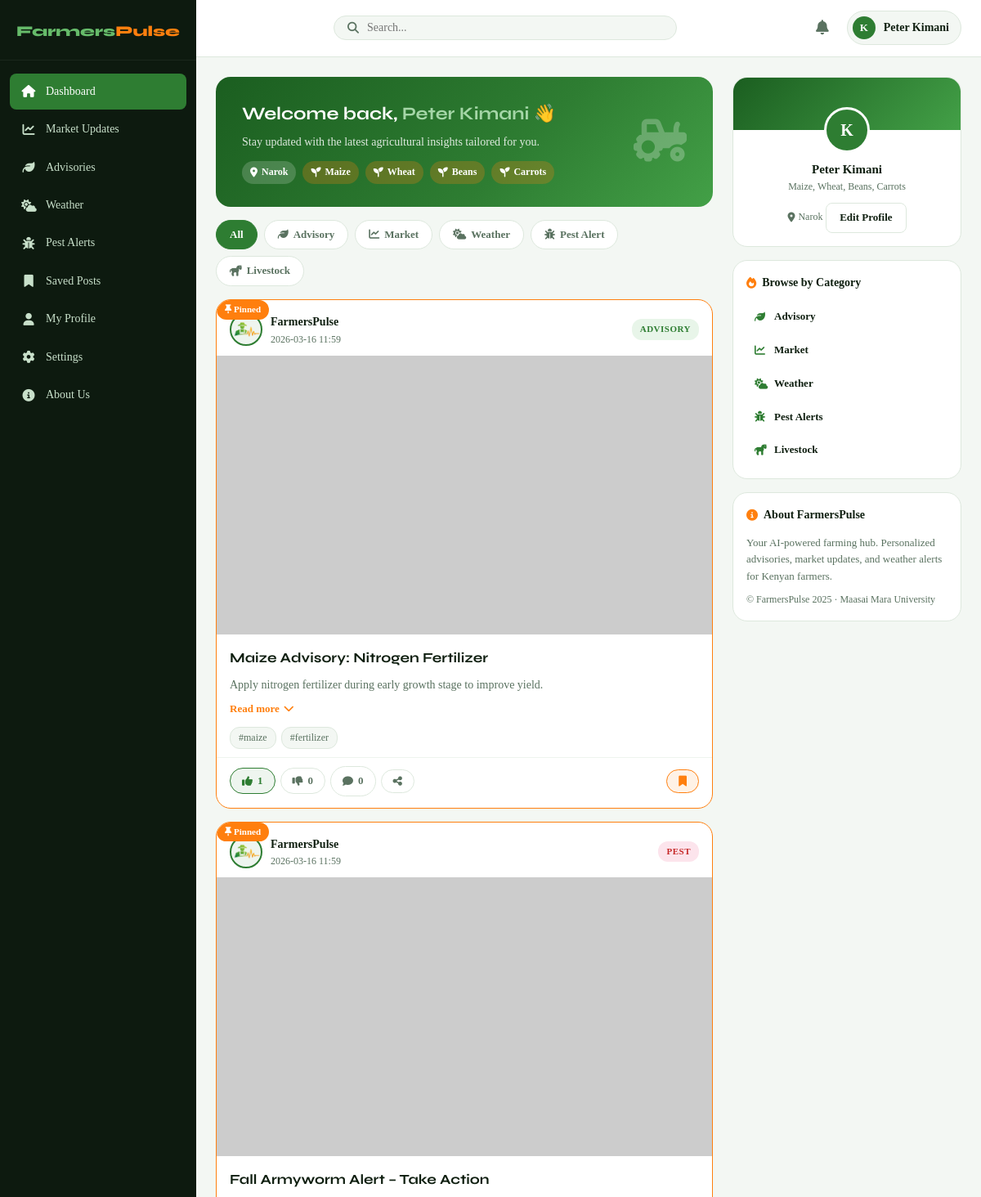
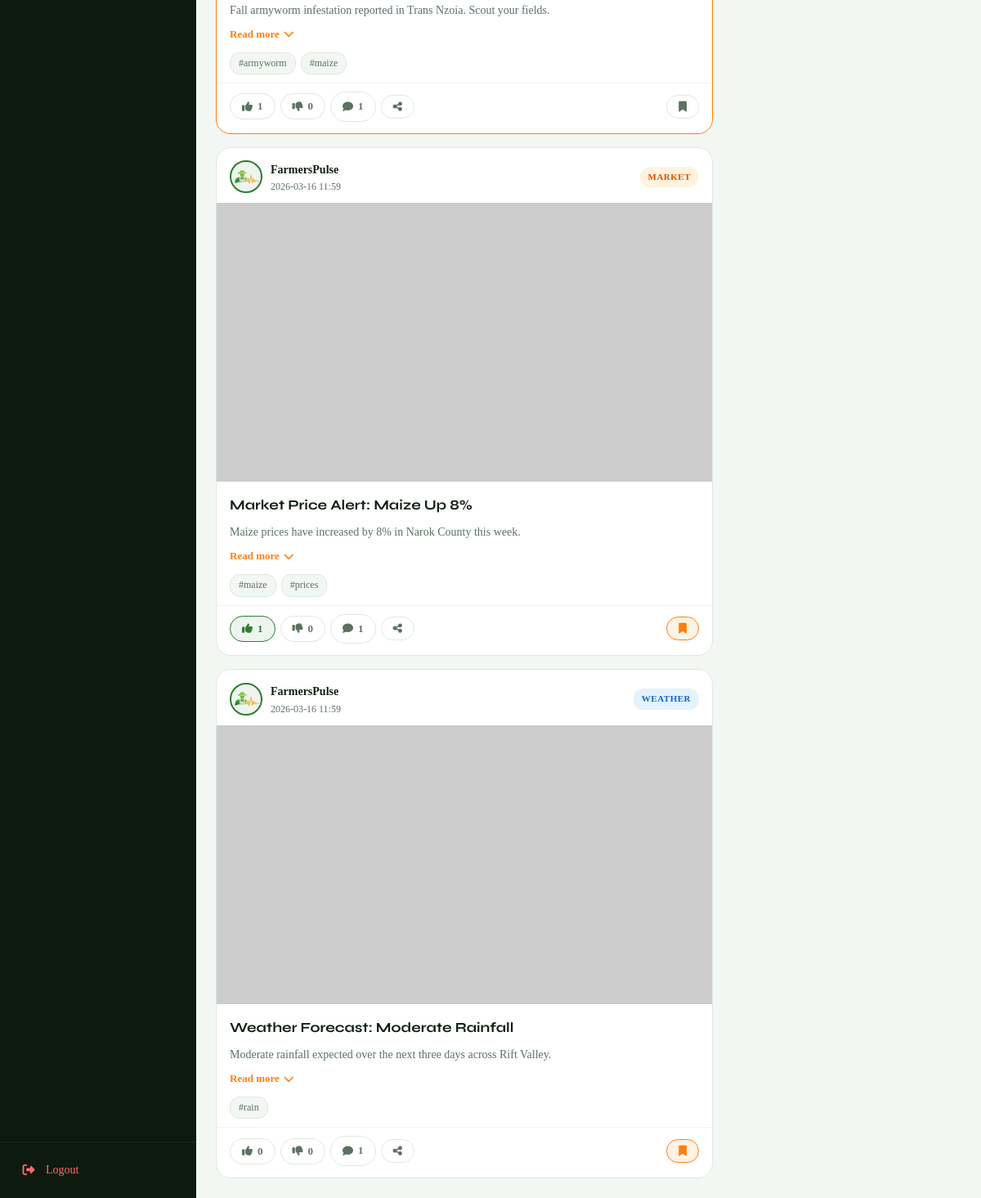
/dashboard (signed in), run on the app's committed database (2 pictures, top to bottom).
### tables this page shows
CREATE TABLE users (
        id INTEGER PRIMARY KEY AUTOINCREMENT,
        username TEXT UNIQUE NOT NULL,
        email TEXT UNIQUE NOT NULL,
        password TEXT NOT NULL,
        role TEXT DEFAULT 'farmer',
        full_name TEXT DEFAULT '',
        phone TEXT DEFAULT '',
        county TEXT DEFAULT '',
        crop_types TEXT DEFAULT '',
        farm_size TEXT DEFAULT '',
        bio TEXT DEFAULT '',
        profile_pic TEXT DEFAULT '',
        is_active INTEGER DEFAULT 1,
        is_banned INTEGER DEFAULT 0,
        ban_reason TEXT DEFAULT '',
        created_at TEXT DEFAULT (datetime('now')),
        last_login TEXT
    );

CREATE TABLE posts (
        id INTEGER PRIMARY KEY AUTOINCREMENT,
        title TEXT NOT NULL,
        short_text TEXT NOT NULL,
        full_text TEXT DEFAULT '',
        image_url TEXT DEFAULT '',
        category TEXT DEFAULT 'advisory',
        tags TEXT DEFAULT '',
        target_crops TEXT DEFAULT '',
        target_counties TEXT DEFAULT '',
        source TEXT DEFAULT 'manual',
        is_published INTEGER DEFAULT 1,
        is_pinned INTEGER DEFAULT 0,
        user_id INTEGER NOT NULL,
        created_at TEXT DEFAULT (datetime('now')),
        updated_at TEXT DEFAULT (datetime('now'))
    );

### app.py (the view, shortened to what this page needs)
@app.route("/dashboard")
@login_required
def dashboard():
    if session.get("role")=="admin": return redirect(url_for("admin_dashboard"))
    page=request.args.get("page",1,type=int); per_page=10; category=request.args.get("category",""); search=request.args.get("search",""); offset=(page-1)*per_page
    conn=get_db(); uid=session["user_id"]
    ai_log = conn.execute("SELECT post_ids_returned FROM ai_personalization_logs WHERE user_id=? ORDER BY created_at DESC LIMIT 1", (uid,)).fetchone()
    using_ai_feed = False
    if not using_ai_feed:
        where=["is_published=1"]; params=[]
        if category: where.append("category=?"); params.append(category)
        if search: where.append("(title LIKE ? OR short_text LIKE ?)"); params.extend([f"%{search}%",f"%{search}%"])
        ws=" AND ".join(where)
        total=conn.execute(f"SELECT COUNT(*) FROM posts WHERE {ws}",params).fetchone()[0]
        posts=conn.execute(f"SELECT * FROM posts WHERE {ws} ORDER BY is_pinned DESC,created_at DESC LIMIT ? OFFSET ?",params+[per_page,offset]).fetchall()
    saved_ids=[r["post_id"] for r in conn.execute("SELECT post_id FROM saved_posts WHERE user_id=?",(uid,)).fetchall()]
    liked_map={r["post_id"]:bool(r["is_like"]) for r in conn.execute("SELECT post_id,is_like FROM likes WHERE user_id=?",(uid,)).fetchall()}
    notifs=conn.execute("SELECT * FROM notifications WHERE user_id=? ORDER BY created_at DESC LIMIT 10",(uid,)).fetchall()
    def ps(pid):
        l=conn.execute("SELECT COUNT(*) FROM likes WHERE post_id=? AND is_like=1",(pid,)).fetchone()[0]
        d=conn.execute("SELECT COUNT(*) FROM likes WHERE post_id=? AND is_like=0",(pid,)).fetchone()[0]
        c=conn.execute("SELECT COUNT(*) FROM comments WHERE post_id=? AND parent_id IS NULL",(pid,)).fetchone()[0]
        return l,d,c
    posts_data=[{"post":p,"likes":ps(p["id"])[0],"dislikes":ps(p["id"])[1],"comments":ps(p["id"])[2]} for p in posts]
    conn.close(); total_pages=(total+per_page-1)//per_page
    return render_template("dashboard.html",posts_data=posts_data,saved_ids=saved_ids,liked_map=liked_map,notifs=notifs,category=category,search=search,page=page,total_pages=total_pages,total=total,using_ai_feed=using_ai_feed)

### app.py (called while the page is built)
def get_db():
    if not os.path.exists("database"):
        os.makedirs("database")
    conn = sqlite3.connect(DATABASE)
    conn.row_factory = sqlite3.Row
    conn.execute("PRAGMA foreign_keys = ON")
    return conn

def login_required(f):
    @wraps(f)
    def dec(*a,**k):
        if "user_id" not in session: return redirect(url_for("login"))
        return f(*a,**k)
    return dec

def current_user():
    if "user_id" not in session: return None
    conn=get_db(); u=conn.execute("SELECT * FROM users WHERE id=?",(session["user_id"],)).fetchone(); conn.close(); return u

@app.context_processor
def inject_globals():
    u=current_user(); unread=0; pending_ai=0; unread_feedback=0
    if u:
        conn=get_db()
        unread=conn.execute("SELECT COUNT(*) FROM notifications WHERE user_id=? AND is_read=0",(u["id"],)).fetchone()[0]
        if u["role"]=="admin":
            pending_ai=conn.execute("SELECT COUNT(*) FROM posts WHERE is_published=0 AND source='ai_model'").fetchone()[0]
            unread_feedback=conn.execute("SELECT COUNT(*) FROM feedback WHERE status='unread'").fetchone()[0]
        conn.close()
    return dict(current_user=u,unread_count=unread,pending_ai_count=pending_ai,unread_feedback=unread_feedback)

### templates/dashboard.html (shortened to what this page needs)
{% extends "base.html" %}
{% block body_class %}farmer-body{% endblock %}
{% block content %}
<div class="fp-layout">
  <aside class="fp-sidebar" id="sidebar">
    <div class="sidebar-logo">
      <span class="logo-green">Farmers</span><span class="logo-orange">Pulse</span>
    </div>
    <nav class="sidebar-nav">
      <a href="{{ url_for('dashboard') }}"
        class="nav-item {% if not request.args.get('category') and request.endpoint=='dashboard' %}active{% endif %}"><i
          class="fas fa-home"></i><span>Dashboard</span></a>
      <a href="{{ url_for('dashboard', category='market') }}"
        class="nav-item {% if request.args.get('category')=='market' %}active{% endif %}"><i
          class="fas fa-chart-line"></i><span>Market Updates</span></a>
      <a href="{{ url_for('dashboard', category='advisory') }}"
        class="nav-item {% if request.args.get('category')=='advisory' %}active{% endif %}"><i
          class="fas fa-leaf"></i><span>Advisories</span></a>
      <a href="{{ url_for('dashboard', category='weather') }}"
        class="nav-item {% if request.args.get('category')=='weather' %}active{% endif %}"><i
          class="fas fa-cloud-sun"></i><span>Weather</span></a>
      <a href="{{ url_for('dashboard', category='pest') }}"
        class="nav-item {% if request.args.get('category')=='pest' %}active{% endif %}"><i
          class="fas fa-bug"></i><span>Pest Alerts</span></a>
      <a href="{{ url_for('saved_posts') }}"
        class="nav-item {% if request.endpoint=='saved_posts' %}active{% endif %}"><i
          class="fas fa-bookmark"></i><span>Saved Posts</span></a>
      <a href="{{ url_for('profile', user_id=current_user.id) }}" class="nav-item"><i class="fas fa-user"></i><span>My
          Profile</span></a>
      <a href="{{ url_for('edit_profile') }}"
        class="nav-item {% if request.endpoint=='edit_profile' %}active{% endif %}"><i
          class="fas fa-cog"></i><span>Settings</span></a>
      <a href="{{ url_for('about') }}"
        class="nav-item {% if request.endpoint in ['about','feedback'] %}active{% endif %}"><i
          class="fas fa-circle-info"></i><span>About Us</span></a>
    </nav>
    <div class="sidebar-footer">
      <a href="{{ url_for('logout') }}" class="nav-item logout-item"><i
          class="fas fa-sign-out-alt"></i><span>Logout</span></a>
    </div>
  </aside>
  <div class="fp-main">
    <header class="fp-topnav">
      <div class="topnav-left">
        <form class="search-form" method="GET" action="{{ url_for('dashboard') }}">
          <i class="fas fa-search"></i>
          <input type="text" name="search" placeholder="Search..." value="{{ search }}">
        </form>
      </div>
      <div class="topnav-right">
        <div class="notif-btn" id="notifBtn">
          <i class="fas fa-bell"></i>
        </div>
        <a href="{{ url_for('profile', user_id=current_user.id) }}" class="user-chip">
          {% if current_user['profile_pic'] %}<img
            src="{{ url_for('static', filename='uploads/' + current_user['profile_pic']) }}" alt="">{% else %}<div
            class="avatar-initials">{{ current_user['username'][0].upper() }}</div>{% endif %}
          <span>{{ current_user['full_name'] or current_user['username'] }}</span>
        </a>
      </div>
    </header>
    <div class="fp-content">
      <div class="feed-column">
        <div class="welcome-card">
          <div>
            <h2>Welcome back, <span>{{ current_user['full_name'] or current_user['username'] }}</span> 👋</h2>
            <p>Stay updated with the latest agricultural insights tailored for you.</p>
            {% if current_user['county'] or current_user['crop_types'] %}
            <div class="profile-tags">
              {% if current_user['county'] %}<span class="tag"><i class="fas fa-map-marker-alt"></i> {{
                current_user['county'] }}</span>{% endif %}
              {% for crop in (current_user['crop_types'] or '').split(',') %}{% if crop.strip() %}<span
                class="tag tag-crop"><i class="fas fa-seedling"></i> {{ crop.strip() }}</span>{% endif %}{% endfor %}
            </div>
            {% endif %}
          </div>
          <div class="welcome-icon"><i class="fas fa-tractor"></i></div>
        </div>
        <div class="category-filters">
          <a href="{{ url_for('dashboard') }}" class="filter-btn {% if not category %}active{% endif %}">All</a>
          <a href="{{ url_for('dashboard', category='advisory') }}"
            class="filter-btn {% if category=='advisory' %}active{% endif %}"><i class="fas fa-leaf"></i> Advisory</a>
          <a href="{{ url_for('dashboard', category='market') }}"
            class="filter-btn {% if category=='market' %}active{% endif %}"><i class="fas fa-chart-line"></i> Market</a>
          <a href="{{ url_for('dashboard', category='weather') }}"
            class="filter-btn {% if category=='weather' %}active{% endif %}"><i class="fas fa-cloud-sun"></i>
            Weather</a>
          <a href="{{ url_for('dashboard', category='pest') }}"
            class="filter-btn {% if category=='pest' %}active{% endif %}"><i class="fas fa-bug"></i> Pest Alert</a>
          <a href="{{ url_for('dashboard', category='livestock') }}"
            class="filter-btn {% if category=='livestock' %}active{% endif %}"><i class="fas fa-horse"></i>
            Livestock</a>
        </div>
        {% for item in posts_data %}
        {% set p = item.post %}
        <article class="post-card {% if p['is_pinned'] %}post-pinned{% endif %}" data-post-id="{{ p['id'] }}">
          {% if p['is_pinned'] %}<div class="pin-badge"><i class="fas fa-thumbtack"></i> Pinned</div>{% endif %}
          <div class="post-meta">
            <div class="post-author">
              <div class="avatar-sm">
                <img src="/static/images/FarmersPulse_logo.png" alt="FarmersPulse Logo">
              </div>
              <div><strong>FarmersPulse</strong><span>{{ p['created_at'][:16] }}</span></div>
            </div>
            <span class="post-category cat-{{ p['category'] or 'general' }}">{{ p['category'] or 'General' }}</span>
          </div>
          {% if p['image_url'] %}
          <a href="{{ url_for('post_detail', post_id=p['id']) }}"><img src="{{ p['image_url'] }}" alt="{{ p['title'] }}"
              class="post-image" loading="lazy"></a>
          {% endif %}
          <div class="post-body">
            <h3 class="post-title"><a href="{{ url_for('post_detail', post_id=p['id']) }}">{{ p['title'] }}</a></h3>
            <div class="post-text">
              <p class="short-text">{{ p['short_text'] }}</p>
              {% if p['full_text'] %}
              <button class="read-more-btn" onclick="toggleReadMore(this)">Read more <i
                  class="fas fa-chevron-down"></i></button>
              {% endif %}
            </div>
            {% if p['tags'] %}
            <div class="post-tags">{% for tag in p['tags'].split(',') %}{% if tag.strip() %}<span class="post-tag">#{{
                tag.strip() }}</span>{% endif %}{% endfor %}</div>
            {% endif %}
          </div>
          <div class="post-actions-bar">
            <div class="post-actions-left">
              <button class="action-btn like-btn {% if liked_map.get(p['id']) == true %}active{% endif %}"
                onclick="reactPost({{ p['id'] }}, true, this)">
                <i class="fas fa-thumbs-up"></i><span class="like-count">{{ item.likes }}</span>
              </button>
              <button class="action-btn dislike-btn {% if liked_map.get(p['id']) == false %}active-dislike{% endif %}"
                onclick="reactPost({{ p['id'] }}, false, this)">
                <i class="fas fa-thumbs-down"></i><span class="dislike-count">{{ item.dislikes }}</span>
              </button>
              <a href="{{ url_for('post_detail', post_id=p['id']) }}#comments" class="action-btn"><i
                  class="fas fa-comment"></i><span>{{ item.comments }}</span></a>
              <button class="action-btn" onclick="sharePost({{ p['id'] }}, '{{ p['title']|e }}')"><i
                  class="fas fa-share-nodes"></i></button>
            </div>
            <button class="action-btn save-btn {% if p['id'] in saved_ids %}saved{% endif %}"
              onclick="savePost({{ p['id'] }}, this)">
              <i class="fas fa-bookmark"></i>
            </button>
          </div>
        </article>
        {% else %}
        <div class="empty-state"><i class="fas fa-newspaper"></i>
          <h3>No posts found</h3>
          <p>Check back soon for new farming updates.</p>
        </div>
        {% endfor %}
      </div>
      <aside class="right-panel">
        <div class="profile-card-widget">
          <div class="profile-card-cover"></div>
          <div class="profile-card-info">
            {% if current_user['profile_pic'] %}
            <img src="{{ url_for('static', filename='uploads/' + current_user['profile_pic']) }}" alt=""
              class="profile-avatar-lg">
            {% else %}
            <div class="profile-avatar-lg avatar-fallback">{{ current_user['username'][0].upper() }}</div>
            {% endif %}
            <h4>{{ current_user['full_name'] or current_user['username'] }}</h4>
            <p>{{ current_user['crop_types'] or 'Farmer' }}</p>
            {% if current_user['county'] %}<p class="county-tag"><i class="fas fa-map-marker-alt"></i> {{
              current_user['county'] }}</p>{% endif %}
            <a href="{{ url_for('edit_profile') }}" class="btn-outline-sm" style="margin-top:10px;">Edit Profile</a>
          </div>
        </div>
        <div class="widget-card">
          <h4 class="widget-title"><i class="fas fa-fire"></i> Browse by Category</h4>
          <div class="trending-list">
            <a href="{{ url_for('dashboard', category='advisory') }}" class="trend-item"><i class="fas fa-leaf"></i>
              Advisory</a>
            <a href="{{ url_for('dashboard', category='market') }}" class="trend-item"><i class="fas fa-chart-line"></i>
              Market</a>
            <a href="{{ url_for('dashboard', category='weather') }}" class="trend-item"><i class="fas fa-cloud-sun"></i>
              Weather</a>
            <a href="{{ url_for('dashboard', category='pest') }}" class="trend-item"><i class="fas fa-bug"></i> Pest
              Alerts</a>
            <a href="{{ url_for('dashboard', category='livestock') }}" class="trend-item"><i class="fas fa-horse"></i>
              Livestock</a>
          </div>
        </div>
        <div class="widget-card">
          <h4 class="widget-title"><i class="fas fa-info-circle"></i> About FarmersPulse</h4>
          <p class="widget-text">Your AI-powered farming hub. Personalized advisories, market updates, and weather
            alerts for Kenyan farmers.</p>
          <p class="widget-text" style="margin-top:8px;font-size:12px;color:var(--text-muted);">© FarmersPulse 2025 ·
            Maasai Mara University</p>
        </div>
      </aside>
    </div>
  </div>
</div>
{% endblock %}

### templates/base.html (shortened to what this page needs)
<!DOCTYPE html>
<html lang="en">
<head>
  <link rel="stylesheet" href="https://cdnjs.cloudflare.com/ajax/libs/font-awesome/6.5.1/css/all.min.css">
  <link rel="stylesheet" href="{{ url_for('static', filename='css/main.css') }}">
</head>
<body class="{% block body_class %}{% endblock %}">
  {% block content %}{% endblock %}
</body>
</html>

### data on the page
users: username "K", full_name "Peter Kimani", county "Narok", crop_types "Maize, Wheat, Beans, Carrots"
posts: is_pinned 1 (drawn), created_at "2026-03-16 11:59", category "ADVISORY", title "Maize Advisory: Nitrogen Fertilizer", short_text "Apply nitrogen fertilizer during early growth stage to improve yield."
posts: is_pinned 1 (drawn), created_at "2026-03-16 11:59", category "PEST", title "Fall Armyworm Alert – Take Action", short_text "Fall armyworm infestation reported in Trans Nzoia. Scout your fields."
posts: created_at "2026-03-16 11:59", category "MARKET", title "Market Price Alert: Maize Up 8%", short_text "Maize prices have increased by 8% in Narok County this week."
posts: created_at "2026-03-16 11:59", category "WEATHER", title "Weather Forecast: Moderate Rainfall", short_text "Moderate rainfall expected over the next three days across Rift Valley.", strip "rain"

### other printed values
{{ crop.strip() }} "Maize" "Wheat" "Beans" "Carrots"
{{ tag.strip() }} "maize" "fertilizer" "armyworm" "maize" "maize" "prices"
{{ item.likes }} "1" "1" "1" "0"
{{ item.dislikes }} "0" "0" "0" "0"
{{ item.comments }} "0" "1" "1" "1"
